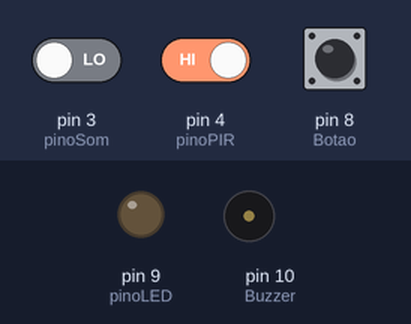
Recording of a sketch running on a simulated Arduino Uno, built with avr-gcc and run on an emulated ATmega328P. Shown: output pins drawn as LEDs (lit = HIGH), buzzer (waves = sounding). Inputs (shaded band) come from the test bench; at power-on: pin 8 (Botao) LOW, pin 4 (pinoPIR) HIGH, pin 3 (pinoSom) LOW.

Above: at 1.2 s.
1.3 s: pin 8 (Botao) pulled HIGH for 1 s
At 1.7 s:
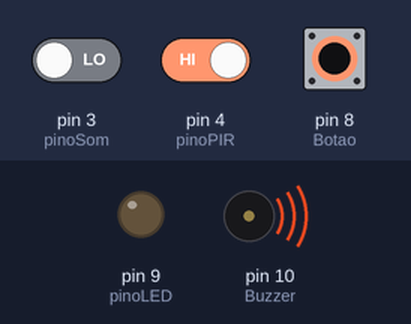
4.0 s: pin 4 (pinoPIR) driven LOW
At 4.7 s:
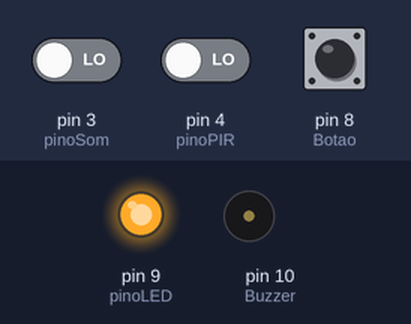
5.5 s: pin 8 (Botao) pulled HIGH for 0.15 s
At 5.65 s:
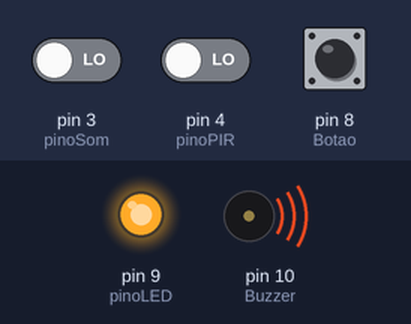
7.3 s: pin 8 (Botao) pulled HIGH for 3.2 s
At 11.0 s:
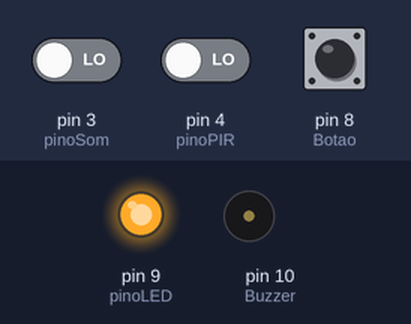
12.0 s: pin 4 (pinoPIR) driven HIGH
At 13.2 s:
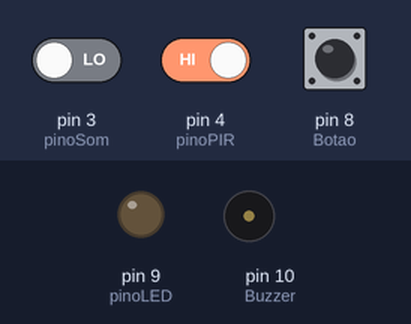
Timing chart, 0 to 14.5 s (numbered marks = the images above; inputs shaded):
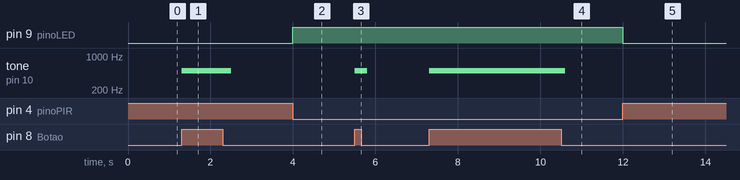

The sketch:

LED_com_Sensor_PIR_e_de_Som.ino
```cpp
// DEFINIÇÕES //
#define tempoMaximoDeUmaPalma   150 //milisegundos
#define tempoMaximoEntrePalmas  500 //milisegundos

// VARIÁVEIS GLOBAIS//
const int pinoSom = 3;
const int pinoPIR = 4;
const int Botao = 8;
const int pinoLED = 9;
const int Buzzer = 10;  // Ativo
int estadoPIR, estadoSom, estadoLED, estadoBot, Modo = 1;
int  contaPalmas = 0;
long tempoEspera = 0;
long tempoEsperaEntrePalmas = 0;

void setup()
{
  pinMode(pinoLED, OUTPUT);
  pinMode(Buzzer, OUTPUT);

  pinMode(Botao, INPUT);
  pinMode(pinoSom, INPUT);
  pinMode(pinoPIR, INPUT);

  digitalWrite(pinoLED, 0); // Projeto começa com o LED apagado

  //Serial.begin(9600);
}

void loop()
{
  //Serial.println(digitalRead(pinoPIR));

  while(Modo == 1)   // Modo Sensor PIR (OK)
  {
    estadoBot = digitalRead(Botao);
    //Serial.print("Modo: ");
    //Serial.println(Modo);

    if(estadoBot == 1)
    {
      tone(Buzzer, 500);
      delay(300);
      noTone(Buzzer);

      Modo++;
      //Modo = 2;
    }

    estadoPIR = digitalRead(pinoPIR);

    if(estadoPIR == 0)  // Se o sensor PIR detectar movimento...
    {
      digitalWrite(pinoLED, 1);
    }

    else
    {
      digitalWrite(pinoLED, 0);
    }
  }

  while(Modo == 2)  // Modo Sensor Som (OK)
  {
    estadoBot = digitalRead(Botao);
    //Serial.print("Modo: ");
    //Serial.println(Modo);

    if(estadoBot == 1)
    {
      tone(Buzzer, 500);
      delay(300);
      noTone(Buzzer);

      Modo--;
      //Modo = 1;
    }

    int sensorSom = digitalRead(pinoSom);

    // Se o sensor detectou palmas
    if (sensorSom == LOW)
    {
      //espera um tempo para nao detectar a mesma palma mais de uma vez
      if (tempoEspera == 0)
      {
          tempoEspera = tempoEsperaEntrePalmas = millis();
          contaPalmas++;
      }

      else if ((millis() - tempoEspera) >= tempoMaximoDeUmaPalma)
      {
          tempoEspera = 0;
      }
    }

    //caso exceda o tempo maximo entre palmas, zera o contador de palmas
    if ( (contaPalmas != 0) && ((millis() - tempoEsperaEntrePalmas) > 500) )
    {
      if(contaPalmas == 2)
      {
        digitalWrite(9, !digitalRead(9));
      }

      contaPalmas = 0;
      tempoEsperaEntrePalmas = millis();
    }
  }
}
```

Measured:
- after the input at 1.3 s, tone on pin 10 (Buzzer): silent → 500 Hz at once, → silent 1.2 s later
- after the input at 4.0 s, pin 9 (pinoLED): LOW → HIGH at once
- after the input at 5.5 s, tone on pin 10 (Buzzer): silent → 500 Hz at once, → silent 0.30 s later
- after the input at 7.3 s, tone on pin 10 (Buzzer): silent → 500 Hz at once, → silent 3.3 s later
- after the input at 12.0 s, pin 9 (pinoLED): HIGH → LOW at once
